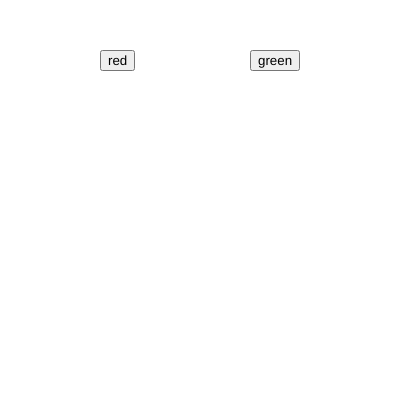
Frame 1 (no input)
Frame 60 (no input): identical to frame 1, image omitted
Frame 120 (the mouse pressed at the canvas centre since frame 60): identical to frame 1, image omitted

The p5.js sketch that drew this single still picture (run headless with seeded random() and noise() and a simulated clock; from frame 60 on, the mouse is pressed at the canvas centre):

// p5.js sketch
// ── sketch.js
var btn_red;
var btn_green;

var r = 255;
var g = 255;
var b = 255;

function red_bg () {
  r = 255;
  g = 0;
  b = 0;
}

function green_bg () {
  r = 0;
  g = 255;
  b = 0;
}


function setup() {
  createCanvas(400, 400);  

  btn_red = createButton("red");
  btn_red.position(100,50);
  btn_red.mousePressed(red_bg);
  btn_green = createButton("green");
  btn_green.position(250,50);
  btn_green.mousePressed(green_bg);
}

function draw() {
  background(r,g,b);
}
